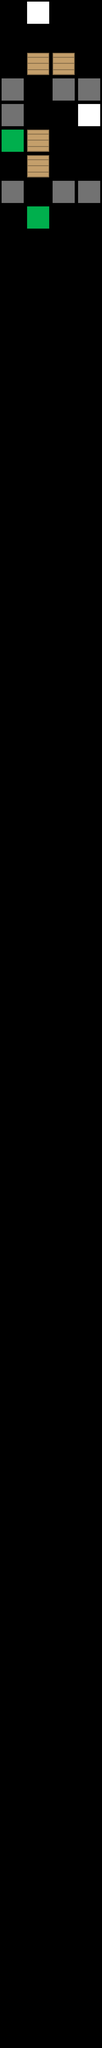

Below is a game level as drawn by its tile map, then a one-line description and the .tmx file that defines it, in full:
An orthogonal 4x80 tile map with 128x128 px tiles, 1 tile layer (Tile Layer 1).

<map version="1.0" orientation="orthogonal" renderorder="right-down" width="4" height="80" tilewidth="128" tileheight="128" nextobjectid="1">
 <tileset firstgid="1" name="BaseTileset" tilewidth="128" tileheight="128" tilecount="64" columns="8">
  <image source="../../Art/BaseTileset.png" width="1024" height="1024" />
 </tileset>
 <layer name="Tile Layer 1" width="4" height="80">
  <data encoding="csv">
0,1,0,0,
0,0,0,0,
0,9,9,0,
2,0,2,2,
2,0,0,1,
3,9,0,0,
0,9,0,0,
2,0,2,2,
0,3,0,0,
0,0,0,0,
0,0,0,0,
0,0,0,0,
0,0,0,0,
0,0,0,0,
0,0,0,0,
0,0,0,0,
0,0,0,0,
0,0,0,0,
0,0,0,0,
0,0,0,0,
0,0,0,0,
0,0,0,0,
0,0,0,0,
0,0,0,0,
0,0,0,0,
0,0,0,0,
0,0,0,0,
0,0,0,0,
0,0,0,0,
0,0,0,0,
0,0,0,0,
0,0,0,0,
0,0,0,0,
0,0,0,0,
0,0,0,0,
0,0,0,0,
0,0,0,0,
0,0,0,0,
0,0,0,0,
0,0,0,0,
0,0,0,0,
0,0,0,0,
0,0,0,0,
0,0,0,0,
0,0,0,0,
0,0,0,0,
0,0,0,0,
0,0,0,0,
0,0,0,0,
0,0,0,0,
0,0,0,0,
0,0,0,0,
0,0,0,0,
0,0,0,0,
0,0,0,0,
0,0,0,0,
0,0,0,0,
0,0,0,0,
0,0,0,0,
0,0,0,0,
0,0,0,0,
0,0,0,0,
0,0,0,0,
0,0,0,0,
0,0,0,0,
0,0,0,0,
0,0,0,0,
0,0,0,0,
0,0,0,0,
0,0,0,0,
0,0,0,0,
0,0,0,0,
0,0,0,0,
0,0,0,0,
0,0,0,0,
0,0,0,0,
0,0,0,0,
0,0,0,0,
0,0,0,0,
0,0,0,0
</data>
 </layer>
</map>
